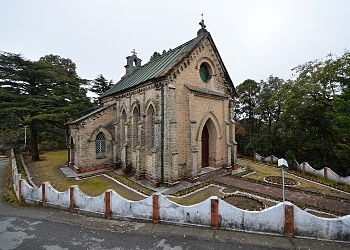
#> input picture LGMVIP_TASK_4.jpeg, 350 x 250 px, found by its file name
$ jupyter execute LGMVIP_TASK_4.ipynb
#> lines starting #> are read from the running program, lines starting #| are printed output that depends on the picture
**In this task, we are given a picture and we have to make a pencil sketch of it in python. With the help of cv2 library which helps in image processing, we change image to grey image, then blur it and finally to pencil sketch.**

[cell 1]
from google.colab.patches import cv2_imshow

[cell 2]
import cv2

[cell 3]
img = cv2.imread("/content/LGMVIP_TASK_4.jpeg")
#> img is the input picture: shape (250, 350, 3); mean B, G, R 120.7, 126.5, 127.8

[cell 4]
cv2_imshow(img)

[cell 5]
img_gray = cv2.cvtColor(img, cv2.COLOR_BGR2GRAY)
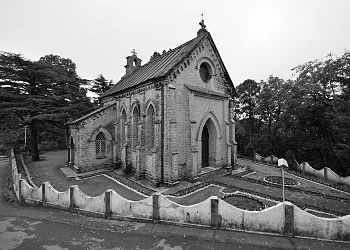
#> img_gray: shape (250, 350); min 0, max 255, mean 126.2
cv2_imshow(img_gray)

[cell 6]
img_invert = cv2.bitwise_not(img_gray)
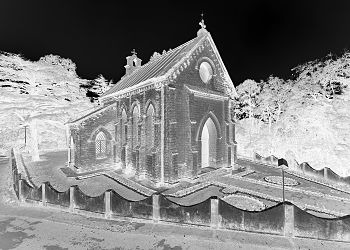
#> img_invert: shape (250, 350); min 0, max 255, mean 128.8
cv2_imshow(img_invert)

[cell 7]
img_smoothing = cv2.GaussianBlur(img_invert, (21,21),sigmaX=0, sigmaY=0)
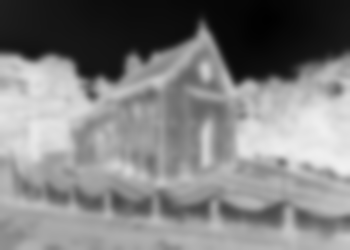
#> img_smoothing: shape (250, 350); min 1, max 240, mean 128.8
cv2_imshow(img_smoothing)

[cell 8]
def dodgeV2(x, y):
  return cv2.divide(x, 255 - y, scale=256)
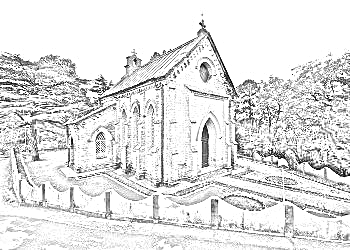
#> returned value: shape (250, 350); min 0, max 255, mean 224.8
